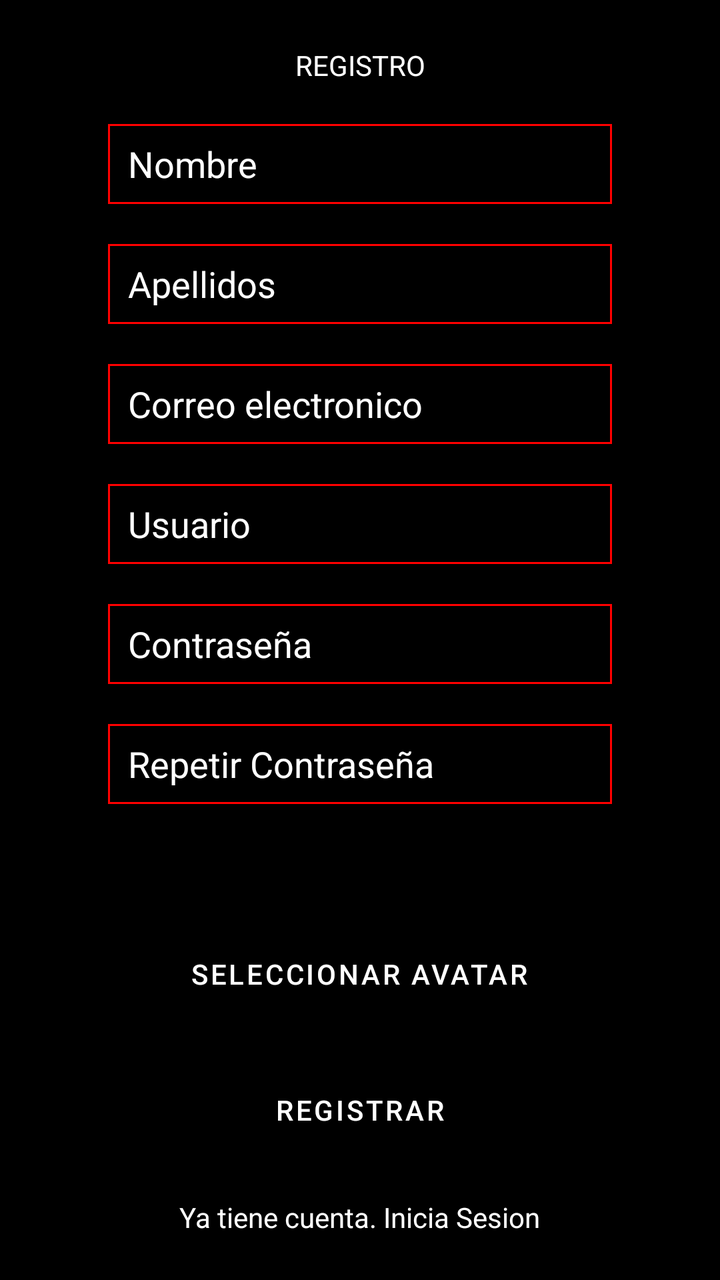
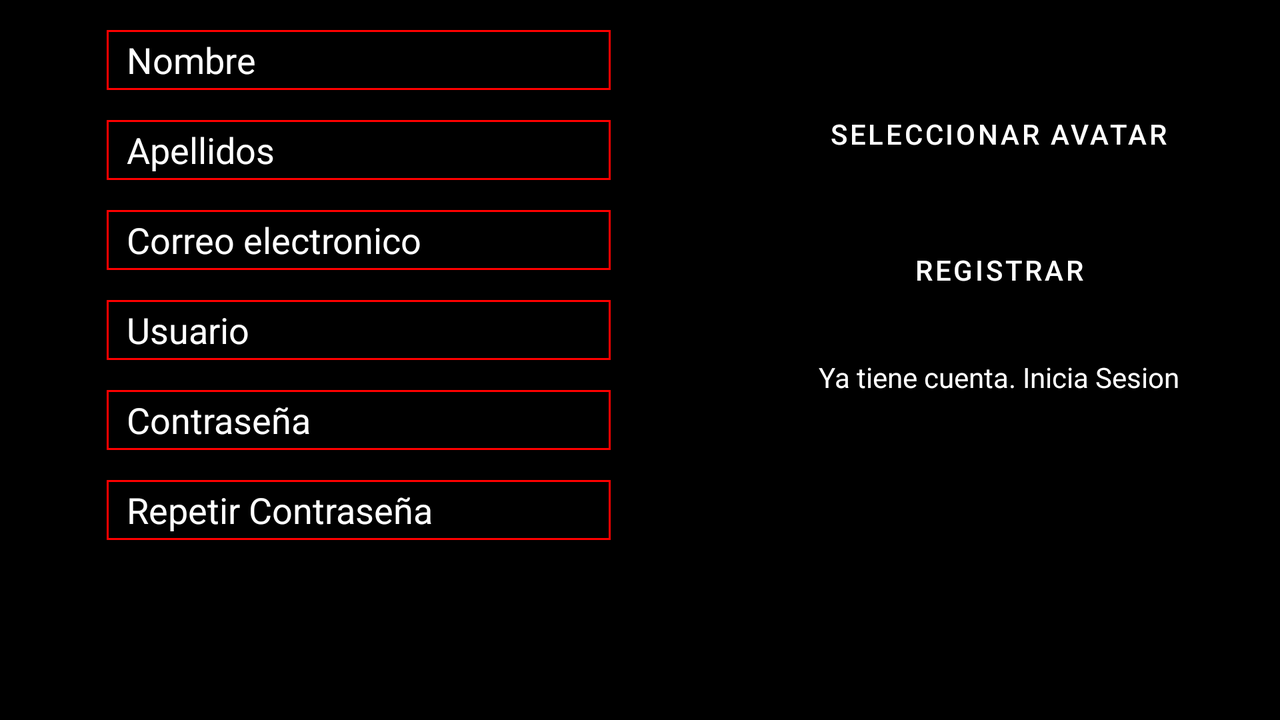

An Android layout and its configuration variant, each rendered on a device that would load it. The default file and the variant file are quoted in full after the pictures.
<!-- AndroidManifest.xml: application theme Theme.SeeFilm -->
<!-- res/layout/fragment_registro.xml -->
<?xml version="1.0" encoding="utf-8"?>
<LinearLayout xmlns:android="http://schemas.android.com/apk/res/android"
    xmlns:tools="http://schemas.android.com/tools"
    android:layout_width="match_parent"
    android:layout_height="match_parent"
    android:background="@color/black"
    android:baselineAligned="false"
    android:orientation="vertical"
    tools:context=".login">

    <Space
        android:layout_width="match_parent"
        android:layout_height="23dp" />

    <TextView
        android:id="@+id/textView2"
        android:layout_width="match_parent"
        android:layout_height="wrap_content"
        android:gravity="center"
        android:text="REGISTRO"
        android:textColor="@color/white" />


    <EditText
        android:id="@+id/textfieldNombre"
        android:layout_width="252dp"
        android:layout_height="wrap_content"
        android:layout_gravity="center"
        android:layout_marginTop="20dp"
        android:background="@drawable/borde"
        android:ems="10"
        android:hint="Nombre"
        android:inputType="textPersonName"
        android:minHeight="40dp"
        android:paddingLeft="10dp"
        android:textColor="@color/white"
        android:textColorHint="@color/white" />

    <EditText
        android:id="@+id/textfieldApellidos"
        android:layout_width="252dp"
        android:layout_height="wrap_content"
        android:layout_gravity="center"
        android:layout_marginTop="20dp"
        android:background="@drawable/borde"
        android:ems="10"
        android:hint="Apellidos"
        android:inputType="textPersonName"
        android:minHeight="40dp"
        android:paddingLeft="10dp"
        android:textColor="@color/white"
        android:textColorHint="@color/white" />

    <EditText
        android:id="@+id/textfieldEmail"
        android:layout_width="252dp"
        android:layout_height="wrap_content"
        android:layout_gravity="center"
        android:layout_marginTop="20dp"
        android:background="@drawable/borde"
        android:ems="10"
        android:hint="Correo electronico"
        android:inputType="textPersonName"
        android:minHeight="40dp"
        android:paddingLeft="10dp"
        android:textColor="@color/white"
        android:textColorHint="@color/white" />

    <EditText
        android:id="@+id/textfieldUser"
        android:layout_width="252dp"
        android:layout_height="wrap_content"
        android:layout_gravity="center"
        android:layout_marginTop="20dp"
        android:background="@drawable/borde"
        android:ems="10"
        android:hint="Usuario"
        android:inputType="textPersonName"
        android:minHeight="40dp"
        android:paddingLeft="10dp"
        android:textColor="@color/white"
        android:textColorHint="@color/white" />

    <EditText
        android:id="@+id/textfieldPassword"
        android:layout_width="252dp"
        android:layout_height="wrap_content"
        android:layout_gravity="center"
        android:layout_marginTop="20dp"
        android:background="@drawable/borde"
        android:ems="10"
        android:hint="Contraseña"
        android:inputType="textPassword"
        android:minHeight="40dp"
        android:paddingLeft="10dp"
        android:textColor="@color/white"
        android:textColorHint="@color/white" />

    <EditText
        android:id="@+id/textfieldConfirmPassword"
        android:layout_width="252dp"
        android:layout_height="wrap_content"
        android:layout_gravity="center"
        android:layout_marginTop="20dp"
        android:background="@drawable/borde"
        android:ems="10"
        android:hint="Repetir Contraseña"
        android:inputType="textPassword"
        android:minHeight="40dp"
        android:paddingLeft="10dp"
        android:textColor="@color/white"
        android:textColorHint="@color/white" />

    <Space
        android:layout_width="match_parent"
        android:layout_height="41dp" />

    <Button
        android:id="@+id/buttonAvatar"
        android:layout_width="219dp"
        android:layout_height="wrap_content"
        android:layout_gravity="center"
        android:layout_marginTop="20dp"
        android:text="Seleccionar Avatar" />

    <Button
        android:id="@+id/buttonLogin"
        android:layout_width="219dp"
        android:layout_height="wrap_content"
        android:layout_gravity="center"
        android:layout_marginTop="20dp"
        android:text="Registrar" />

    <TextView
        android:id="@+id/IniciaSesion"
        android:layout_width="wrap_content"
        android:layout_height="wrap_content"
        android:layout_gravity="center"
        android:layout_marginTop="20dp"
        android:clickable="true"
        android:text="Ya tiene cuenta. Inicia Sesion"
        android:textColor="@color/white" />


</LinearLayout>
<!-- resources referenced by this layout -->
<resources>
  <!-- drawable borde (drawable) -->
  <shape xmlns:android="http://schemas.android.com/apk/res/android">
      <stroke
          android:width="1dp"
          android:color="#ff0000" />
  </shape>
  <style name="Theme.SeeFilm" parent="Theme.MaterialComponents.DayNight.DarkActionBar">
          
          <item name="colorPrimary">@color/black</item>
          <item name="colorPrimaryVariant">@color/purple_700</item>
          <item name="colorOnPrimary">@color/white</item>
          
          <item name="colorSecondary">@color/teal_200</item>
          <item name="colorSecondaryVariant">@color/teal_700</item>
          <item name="colorOnSecondary">@color/black</item>
          
          <item name="android:statusBarColor">#ff0000</item>
          
      </style>
</resources>
<!-- res/layout-land/fragment_registro.xml (the repository's variant of the layout above) -->
<!-- drawn on the phone turned sideways -->
<?xml version="1.0" encoding="utf-8"?>
<LinearLayout xmlns:android="http://schemas.android.com/apk/res/android"
    xmlns:tools="http://schemas.android.com/tools"
    android:layout_width="match_parent"
    android:layout_height="match_parent"
    android:background="@color/black"
    android:baselineAligned="false"
    tools:context=".login">

    <LinearLayout
        android:layout_width="359dp"
        android:layout_height="match_parent"
        android:orientation="vertical">

        <EditText
            android:id="@+id/textfieldNombre"
            android:layout_width="252dp"
            android:layout_height="wrap_content"
            android:layout_gravity="center"
            android:layout_marginTop="15dp"
            android:background="@drawable/borde"
            android:ems="10"
            android:hint="Nombre"
            android:inputType="textPersonName"
            android:minHeight="30dp"
            android:paddingLeft="10dp"
            android:textColor="@color/white"
            android:textColorHint="@color/white" />

        <EditText
            android:id="@+id/textfieldApellidos"
            android:layout_width="252dp"
            android:layout_height="wrap_content"
            android:layout_gravity="center"
            android:layout_marginTop="15dp"
            android:background="@drawable/borde"
            android:ems="10"
            android:hint="Apellidos"
            android:inputType="textPersonName"
            android:minHeight="30dp"
            android:paddingLeft="10dp"
            android:textColor="@color/white"
            android:textColorHint="@color/white" />

        <EditText
            android:id="@+id/textfieldEmail"
            android:layout_width="252dp"
            android:layout_height="wrap_content"
            android:layout_gravity="center"
            android:layout_marginTop="15dp"
            android:background="@drawable/borde"
            android:ems="10"
            android:hint="Correo electronico"
            android:inputType="textPersonName"
            android:minHeight="30dp"
            android:paddingLeft="10dp"
            android:textColor="@color/white"
            android:textColorHint="@color/white" />

        <EditText
            android:id="@+id/textfieldUser"
            android:layout_width="252dp"
            android:layout_height="wrap_content"
            android:layout_gravity="center"
            android:layout_marginTop="15dp"
            android:background="@drawable/borde"
            android:ems="10"
            android:hint="Usuario"
            android:inputType="textPersonName"
            android:minHeight="30dp"
            android:paddingLeft="10dp"
            android:textColor="@color/white"
            android:textColorHint="@color/white" />

        <EditText
            android:id="@+id/textfieldPassword"
            android:layout_width="252dp"
            android:layout_height="wrap_content"
            android:layout_gravity="center"
            android:layout_marginTop="15dp"
            android:background="@drawable/borde"
            android:ems="10"
            android:hint="Contraseña"
            android:inputType="textPassword"
            android:minHeight="30dp"
            android:paddingLeft="10dp"
            android:textColor="@color/white"
            android:textColorHint="@color/white" />

        <EditText
            android:id="@+id/textfieldConfirmPassword"
            android:layout_width="252dp"
            android:layout_height="wrap_content"
            android:layout_gravity="center"
            android:layout_marginTop="15dp"
            android:background="@drawable/borde"
            android:ems="10"
            android:hint="Repetir Contraseña"
            android:inputType="textPassword"
            android:minHeight="30dp"
            android:paddingLeft="10dp"
            android:textColor="@color/white"
            android:textColorHint="@color/white" />
    </LinearLayout>


    <LinearLayout
        android:layout_width="match_parent"
        android:layout_height="match_parent"
        android:orientation="vertical">

        <Space
            android:layout_width="match_parent"
            android:layout_height="23dp" />

        <Button
            android:id="@+id/buttonAvatar"
            android:layout_width="219dp"
            android:layout_height="wrap_content"
            android:layout_gravity="center"
            android:layout_marginTop="20dp"
            android:text="Seleccionar Avatar" />

        <Button
            android:id="@+id/buttonLogin"
            android:layout_width="219dp"
            android:layout_height="wrap_content"
            android:layout_gravity="center"
            android:layout_marginTop="20dp"
            android:text="Registrar" />

        <TextView
            android:id="@+id/IniciaSesion"
            android:layout_width="wrap_content"
            android:layout_height="wrap_content"
            android:layout_gravity="center"
            android:layout_marginTop="20dp"
            android:clickable="true"
            android:text="Ya tiene cuenta. Inicia Sesion"
            android:textColor="@color/white" />
    </LinearLayout>


</LinearLayout>
